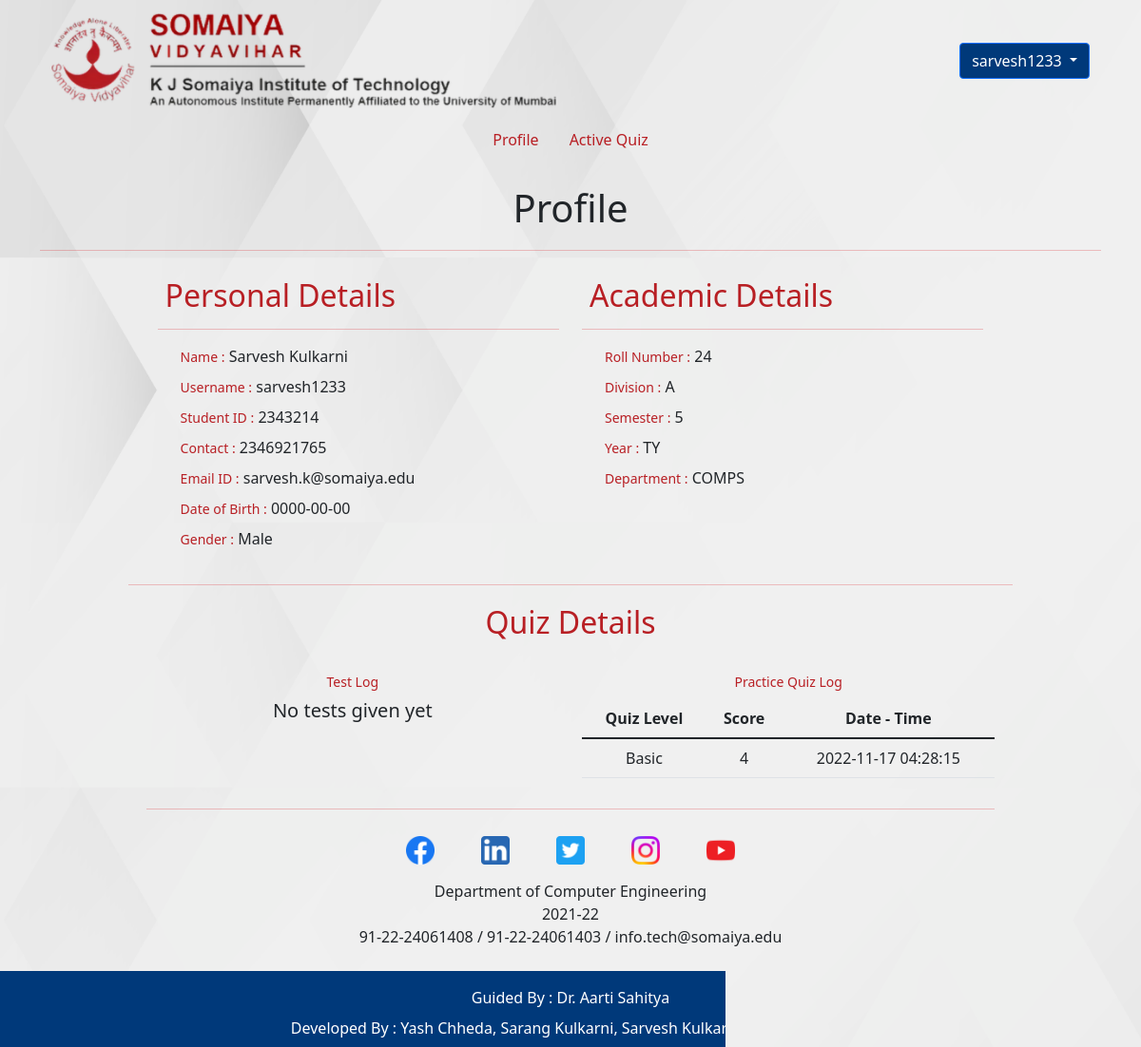
The app's page /profile.php (signed in) with its own data.
### tables this page shows
CREATE TABLE `users` (
  `sr` int(5) NOT NULL,
  `email` varchar(255) NOT NULL,
  `password` varchar(255) NOT NULL,
  `student_ID` int(10) NOT NULL,
  `username` varchar(255) NOT NULL,
  `first_name` text NOT NULL,
  `last_name` text NOT NULL,
  `roll_no` int(2) NOT NULL,
  `division` text NOT NULL,
  `semester` int(1) NOT NULL,
  `year` text NOT NULL,
  `department` text NOT NULL,
  `gender` text NOT NULL,
  `dob` date NOT NULL,
  `mobile_no` varchar(10) NOT NULL,
  `dt` timestamp NOT NULL DEFAULT current_timestamp()
);

CREATE TABLE `testlog` (
  `test_ID` int(5) NOT NULL,
  `stud_ID` int(10) NOT NULL,
  `stud_name` text NOT NULL,
  `test_diffi` varchar(20) NOT NULL,
  `score` int(2) NOT NULL,
  `dt` timestamp NOT NULL DEFAULT current_timestamp()
);

### _session.php (called while the page is built, shortened)
<?php
$user = $_SESSION['username'];
include('_dbconnect.php');
$result = mysqli_query($conn, "SELECT * FROM `users` where `username` = '$user'");
if (mysqli_num_rows($result) > 0) {
    while ($row = mysqli_fetch_array($result)) {
        $student_ID = $row["student_ID"];
        $username = $row["username"];
        $first_name = $row["first_name"];
        $last_name = $row["last_name"];
        $division = $row["division"];
        $roll_no = $row["roll_no"];
        $semester = $row["semester"];
        $year = $row["year"];
        $department = $row["department"];
        $mobile_no = $row["mobile_no"];
        $dob = $row["dob"];
        $gender = $row["gender"];
        $email = $row["email"];
    }
}

### profile.php (the view, shortened to what this page needs)
<?php
include_once('_session.php');
?>
<!DOCTYPE html>
<html lang="en">
<head>
    <link href="https://cdn.jsdelivr.net/npm/bootstrap@5.1.3/dist/css/bootstrap.min.css" rel="stylesheet">
    <link rel="stylesheet" href="/syss/assets/style.css">
</head>
<body oncontextmenu="return false;" style="background-image: url('assets/images/default_bg.jpg')" class="d-flex flex-column min-vh-100">
    <?php require "_header.php"; ?>
    <div class="container position-relative">
        <div class="form-container">
            <div>
                <h1 class="text-center">Profile</h1>
            </div>
        </div>
        <hr style="color:#D91A21;">
        <div class="form-container row">
            <div class="col-md-6 my-2">
                <h2 class="mx-2" style="color: #B81F24;">Personal Details</h2>
                <hr style="color:#D91A21;">
                <div class="mx-4">
                    <div>
                        <label class="d-inline-block input-label form-label">Name : </label>
                        <label class="d-inline-block form-label">
                            <?php echo $first_name . " " . $last_name ?>
                        </label>
                    </div>
                    <div>
                        <label class="d-inline-block input-label form-label">Username : </label>
                        <label class="d-inline-block form-label">
                            <?php echo $username ?>
                        </label>
                    </div>
                    <div>
                        <label class="d-inline-block input-label form-label">Student ID : </label>
                        <label class="d-inline-block form-label">
                            <?php echo $student_ID ?>
                        </label>
                    </div>
                    <div>
                        <label class="d-inline-block input-label form-label">Contact : </label>
                        <label class="d-inline-block form-label">
                            <?php echo $mobile_no ?>
                        </label>
                    </div>
                    <div>
                        <label class="d-inline-block input-label form-label">Email ID : </label>
                        <label class="d-inline-block form-label">
                            <?php echo $email ?>
                        </label>
                    </div>
                    <div>
                        <label class="d-inline-block input-label form-label">Date of Birth : </label>
                        <label class="d-inline-block form-label">
                            <?php echo $dob ?>
                        </label>
                    </div>
                    <div>
                        <label class="d-inline-block input-label form-label">Gender : </label>
                        <label class="d-inline-block form-label">
                            <?php echo $gender ?>
                        </label>
                    </div>
                </div>
            </div>
            <div class="col-md-6 my-2">
                <h2 class="mx-2" style="color: #B81F24;">Academic Details</h2>
                <hr style="color:#D91A21;">
                <div class="mx-4">
                    <div>
                        <label class="d-inline-block input-label form-label">Roll Number : </label>
                        <label class="d-inline-block form-label">
                            <?php echo $roll_no ?>
                        </label>
                    </div>
                    <div>
                        <label class="d-inline-block input-label form-label">Division : </label>
                        <label class="d-inline-block form-label">
                            <?php echo $division ?>
                        </label>
                    </div>
                    <div>
                        <label class="d-inline-block input-label form-label">Semester : </label>
                        <label class="d-inline-block form-label">
                            <?php echo $semester ?>
                        </label>
                    </div>
                    <div>
                        <label class="d-inline-block input-label form-label">Year : </label>
                        <label class="d-inline-block form-label">
                            <?php echo $year ?>
                        </label>
                    </div>
                    <div>
                        <label class="d-inline-block input-label form-label">Department : </label>
                        <label class="d-inline-block form-label">
                            <?php echo $department ?>
                        </label>
                    </div>
                </div>
            </div>
        </div>
        <hr class="col-10 mx-auto" style="color:#D91A21;">
        <div class="form-container">
            <h2 class="mx-auto text-center" style="color: #B81F24;">Quiz Details</h2>
            <div class="row text-center">
                <div class="col-md-6 mt-4">
                    <p class="input-label form-label">Test Log</p>
                    <div class="table-responsive">
                        <?php
                        $logs_rslt = mysqli_query($conn, "SELECT * FROM `QuizLog` WHERE `StudID` = '$student_ID'");
                        if (mysqli_num_rows($logs_rslt) >= 1) {
                            echo '<table class="table table-hover table-bordereless">
                                    <thead>
                                        <tr>
                                            <th scope="col">Test Name</th>
                                            <th scope="col">Score</th>
                                            <th scope="col">Date - Time</th>
                                        </tr>
                                    </thead>
                                    <tbody>';
                            while ($row = mysqli_fetch_array($logs_rslt)) {
                                echo '<tr>
                                        <td>' . $row['QuizName'] . '</td>
                                        <td>' . $row['Score'] . '</td>
                                        <td>' . $row['dt'] . '</td>
                                        </tr>';
                            }
                            echo '
                            </tbody>
                            </table>';
                        } else {
                            echo '<h5>No tests given yet</h5>';
                        }
                        ?>
                    </div>
                </div>
                <div class="col-md-6 mt-4">
                    <p class="input-label form-label">Practice Quiz Log</p>
                    <div class="table-responsive">
                        <?php
                        $logs_rslt = mysqli_query($conn, "SELECT * FROM `testlog` WHERE stud_ID = '$student_ID'");
                        if (mysqli_num_rows($logs_rslt) >= 1) {
                            echo '<table class="table table-hover table-bordereless">
                                    <thead>
                                        <tr>
                                            <th scope="col">Quiz Level</th>
                                            <th scope="col">Score</th>
                                            <th scope="col">Date - Time</th>
                                        </tr>
                                    </thead>
                                    <tbody>';
                            while ($row = mysqli_fetch_array($logs_rslt)) {
                                echo '<tr>
                                        <td>' . $row['test_diffi'] . '</td>
                                        <td>' . $row['score'] . '</td>
                                        <td>' . $row['dt'] . '</td>
                                        </tr>';
                            }
                            echo '
                            </tbody>
                            </table>';
                        } else {
                            echo '<h5>No practice Quizes Attempted yet</h5>';
                        }
                        ?>
                    </div>
                </div>
            </div>
            <hr style="color:#D91A21;">
        </div>
    </div>
    <?php require "_footer.php" ?>
</body>
</html>

### assets/style.css (style rules this page uses)
* { margin: 0; padding: 0; box-sizing: border-box; }
body { background-repeat: no-repeat; background-attachment: fixed; background-size: cover; }
.form-container { width: 80%; margin: 20px auto; }
.input-label { color: #B81F24; font-size: 14px; font-weight: 200; }

### records on screen
users: first_name "Sarvesh", last_name "Kulkarni", username "sarvesh1233", student_ID "2343214", mobile_no "2346921765", email "sarvesh.k@somaiya.edu", dob "0000-00-00", gender "Male", roll_no "24", division "A", semester "5", year "TY", department "COMPS"
testlog: test_diffi "Basic", score "4", dt "2022-11-17 04:28:15"

### other values on screen
$_SESSION['username'] "sarvesh1233"
